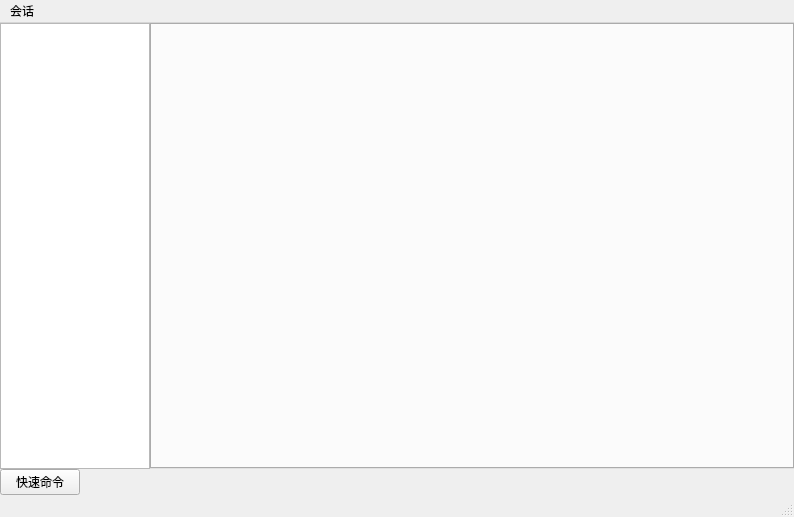
<?xml version="1.0" encoding="UTF-8"?>
<ui version="4.0">
 <class>MainWindow</class>
 <widget class="QMainWindow" name="MainWindow">
  <property name="geometry">
   <rect>
    <x>0</x>
    <y>0</y>
    <width>794</width>
    <height>517</height>
   </rect>
  </property>
  <property name="font">
   <font>
    <pointsize>9</pointsize>
   </font>
  </property>
  <property name="windowTitle">
   <string>MainWindow</string>
  </property>
  <widget class="QWidget" name="centralwidget">
   <layout class="QVBoxLayout" name="verticalLayout">
    <property name="spacing">
     <number>0</number>
    </property>
    <property name="leftMargin">
     <number>0</number>
    </property>
    <property name="topMargin">
     <number>0</number>
    </property>
    <property name="rightMargin">
     <number>0</number>
    </property>
    <property name="bottomMargin">
     <number>0</number>
    </property>
    <item>
     <widget class="QSplitter" name="splitter">
      <property name="sizePolicy">
       <sizepolicy hsizetype="Expanding" vsizetype="Expanding">
        <horstretch>0</horstretch>
        <verstretch>0</verstretch>
       </sizepolicy>
      </property>
      <property name="orientation">
       <enum>Qt::Orientation::Horizontal</enum>
      </property>
      <property name="handleWidth">
       <number>0</number>
      </property>
      <widget class="SessionList" name="listWidget">
       <property name="enabled">
        <bool>true</bool>
       </property>
       <property name="sizePolicy">
        <sizepolicy hsizetype="Minimum" vsizetype="Expanding">
         <horstretch>0</horstretch>
         <verstretch>0</verstretch>
        </sizepolicy>
       </property>
       <property name="minimumSize">
        <size>
         <width>100</width>
         <height>0</height>
        </size>
       </property>
       <property name="maximumSize">
        <size>
         <width>150</width>
         <height>16777215</height>
        </size>
       </property>
       <property name="baseSize">
        <size>
         <width>0</width>
         <height>0</height>
        </size>
       </property>
       <property name="toolTip">
        <string/>
       </property>
       <property name="whatsThis">
        <string/>
       </property>
       <property name="movement">
        <enum>QListView::Movement::Static</enum>
       </property>
       <property name="flow">
        <enum>QListView::Flow::TopToBottom</enum>
       </property>
       <property name="isWrapping" stdset="0">
        <bool>false</bool>
       </property>
       <property name="resizeMode">
        <enum>QListView::ResizeMode::Fixed</enum>
       </property>
       <property name="spacing">
        <number>1</number>
       </property>
       <property name="viewMode">
        <enum>QListView::ViewMode::ListMode</enum>
       </property>
      </widget>
      <widget class="QTabWidget" name="tabWidget">
       <property name="sizePolicy">
        <sizepolicy hsizetype="Expanding" vsizetype="Expanding">
         <horstretch>0</horstretch>
         <verstretch>0</verstretch>
        </sizepolicy>
       </property>
       <property name="minimumSize">
        <size>
         <width>0</width>
         <height>0</height>
        </size>
       </property>
       <property name="currentIndex">
        <number>-1</number>
       </property>
      </widget>
     </widget>
    </item>
    <item>
     <layout class="QHBoxLayout" name="horizontalLayout">
      <item>
       <widget class="QPushButton" name="pushButton">
        <property name="text">
         <string>快速命令</string>
        </property>
       </widget>
      </item>
      <item>
       <spacer name="horizontalSpacer">
        <property name="orientation">
         <enum>Qt::Orientation::Horizontal</enum>
        </property>
        <property name="sizeHint" stdset="0">
         <size>
          <width>40</width>
          <height>20</height>
         </size>
        </property>
       </spacer>
      </item>
     </layout>
    </item>
   </layout>
  </widget>
  <widget class="QMenuBar" name="menubar">
   <property name="geometry">
    <rect>
     <x>0</x>
     <y>0</y>
     <width>794</width>
     <height>33</height>
    </rect>
   </property>
   <widget class="QMenu" name="menu">
    <property name="title">
     <string>会话</string>
    </property>
    <widget class="QMenu" name="session_menu">
     <property name="title">
      <string>所有会话</string>
     </property>
    </widget>
    <addaction name="create_session"/>
    <addaction name="session_menu"/>
    <addaction name="separator"/>
    <addaction name="setting"/>
   </widget>
   <addaction name="menu"/>
  </widget>
  <widget class="QStatusBar" name="statusbar"/>
  <action name="create_session">
   <property name="text">
    <string>新建会话</string>
   </property>
  </action>
  <action name="setting">
   <property name="text">
    <string>设置...</string>
   </property>
  </action>
  <action name="action1">
   <property name="text">
    <string>1</string>
   </property>
  </action>
  <action name="action1_2">
   <property name="text">
    <string>1</string>
   </property>
  </action>
  <action name="action2">
   <property name="text">
    <string>2</string>
   </property>
  </action>
 </widget>
 <customwidgets>
  <customwidget>
   <class>SessionList</class>
   <extends>QListWidget</extends>
   <header>session</header>
  </customwidget>
 </customwidgets>
 <resources>
  <include location="resources.qrc"/>
 </resources>
 <connections/>
</ui>
